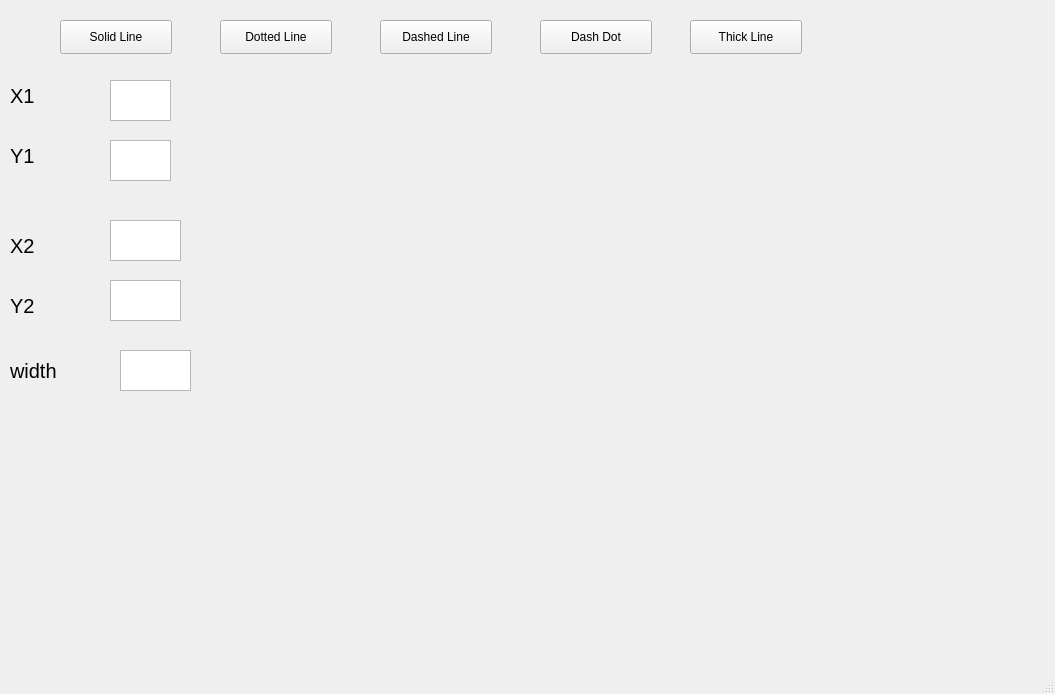
<?xml version="1.0" encoding="UTF-8"?>
<ui version="4.0">
 <class>MainWindow</class>
 <widget class="QMainWindow" name="MainWindow">
  <property name="geometry">
   <rect>
    <x>0</x>
    <y>0</y>
    <width>1055</width>
    <height>694</height>
   </rect>
  </property>
  <property name="windowTitle">
   <string>MainWindow</string>
  </property>
  <widget class="QWidget" name="centralwidget">
   <widget class="QPushButton" name="pushButton">
    <property name="geometry">
     <rect>
      <x>60</x>
      <y>20</y>
      <width>112</width>
      <height>34</height>
     </rect>
    </property>
    <property name="text">
     <string>Solid Line</string>
    </property>
   </widget>
   <widget class="QPushButton" name="pushButton_2">
    <property name="geometry">
     <rect>
      <x>220</x>
      <y>20</y>
      <width>112</width>
      <height>34</height>
     </rect>
    </property>
    <property name="text">
     <string>Dotted Line</string>
    </property>
   </widget>
   <widget class="QPushButton" name="pushButton_3">
    <property name="geometry">
     <rect>
      <x>380</x>
      <y>20</y>
      <width>112</width>
      <height>34</height>
     </rect>
    </property>
    <property name="text">
     <string>Dashed Line</string>
    </property>
   </widget>
   <widget class="QPushButton" name="pushButton_4">
    <property name="geometry">
     <rect>
      <x>540</x>
      <y>20</y>
      <width>112</width>
      <height>34</height>
     </rect>
    </property>
    <property name="text">
     <string>Dash Dot</string>
    </property>
   </widget>
   <widget class="QPushButton" name="pushButton_5">
    <property name="geometry">
     <rect>
      <x>690</x>
      <y>20</y>
      <width>112</width>
      <height>34</height>
     </rect>
    </property>
    <property name="text">
     <string>Thick Line</string>
    </property>
   </widget>
   <widget class="QTextEdit" name="textEdit">
    <property name="geometry">
     <rect>
      <x>110</x>
      <y>80</y>
      <width>61</width>
      <height>41</height>
     </rect>
    </property>
   </widget>
   <widget class="QLabel" name="label">
    <property name="geometry">
     <rect>
      <x>10</x>
      <y>80</y>
      <width>69</width>
      <height>31</height>
     </rect>
    </property>
    <property name="font">
     <font>
      <pointsize>15</pointsize>
     </font>
    </property>
    <property name="text">
     <string>X1</string>
    </property>
   </widget>
   <widget class="QLabel" name="label_2">
    <property name="geometry">
     <rect>
      <x>10</x>
      <y>140</y>
      <width>69</width>
      <height>31</height>
     </rect>
    </property>
    <property name="font">
     <font>
      <pointsize>15</pointsize>
     </font>
    </property>
    <property name="text">
     <string>Y1</string>
    </property>
   </widget>
   <widget class="QTextEdit" name="textEdit_2">
    <property name="geometry">
     <rect>
      <x>110</x>
      <y>140</y>
      <width>61</width>
      <height>41</height>
     </rect>
    </property>
   </widget>
   <widget class="QLabel" name="label_3">
    <property name="geometry">
     <rect>
      <x>10</x>
      <y>230</y>
      <width>69</width>
      <height>31</height>
     </rect>
    </property>
    <property name="font">
     <font>
      <pointsize>15</pointsize>
     </font>
    </property>
    <property name="text">
     <string>X2</string>
    </property>
   </widget>
   <widget class="QLabel" name="label_4">
    <property name="geometry">
     <rect>
      <x>10</x>
      <y>290</y>
      <width>69</width>
      <height>31</height>
     </rect>
    </property>
    <property name="font">
     <font>
      <pointsize>15</pointsize>
     </font>
    </property>
    <property name="text">
     <string>Y2</string>
    </property>
   </widget>
   <widget class="QLabel" name="label_5">
    <property name="geometry">
     <rect>
      <x>300</x>
      <y>100</y>
      <width>711</width>
      <height>501</height>
     </rect>
    </property>
    <property name="text">
     <string/>
    </property>
   </widget>
   <widget class="QTextEdit" name="textEdit_3">
    <property name="geometry">
     <rect>
      <x>110</x>
      <y>220</y>
      <width>71</width>
      <height>41</height>
     </rect>
    </property>
   </widget>
   <widget class="QTextEdit" name="textEdit_4">
    <property name="geometry">
     <rect>
      <x>110</x>
      <y>280</y>
      <width>71</width>
      <height>41</height>
     </rect>
    </property>
   </widget>
   <widget class="QTextEdit" name="textEdit_5">
    <property name="geometry">
     <rect>
      <x>120</x>
      <y>350</y>
      <width>71</width>
      <height>41</height>
     </rect>
    </property>
   </widget>
   <widget class="QLabel" name="label_6">
    <property name="geometry">
     <rect>
      <x>10</x>
      <y>350</y>
      <width>71</width>
      <height>41</height>
     </rect>
    </property>
    <property name="font">
     <font>
      <pointsize>15</pointsize>
     </font>
    </property>
    <property name="text">
     <string>width</string>
    </property>
   </widget>
  </widget>
  <widget class="QMenuBar" name="menubar">
   <property name="geometry">
    <rect>
     <x>0</x>
     <y>0</y>
     <width>1055</width>
     <height>30</height>
    </rect>
   </property>
  </widget>
  <widget class="QStatusBar" name="statusbar"/>
 </widget>
 <resources/>
 <connections/>
</ui>
